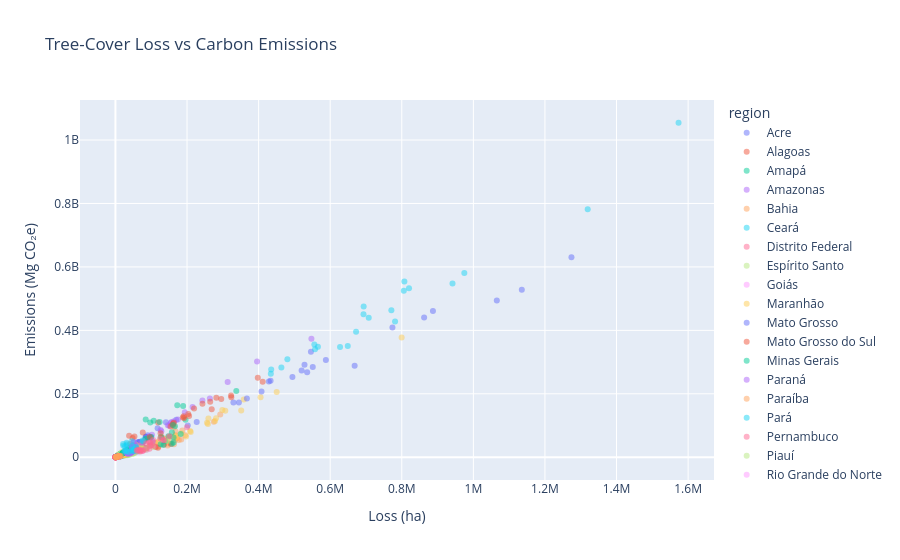

Source (notebook cell):
### Markdown cell above
## Annual Carbon vs Tree-Cover Loss

### Code cell
valid = processed[processed['carbon_emissions_Mg_CO2e'].notna()]
fig = px.scatter(
    valid, x='tc_loss_ha', y='carbon_emissions_Mg_CO2e',
    color='region', opacity=0.5,
    title='Tree-Cover Loss vs Carbon Emissions',
    labels={'tc_loss_ha': 'Loss (ha)', 'carbon_emissions_Mg_CO2e': 'Emissions (Mg CO₂e)'},
)
fig.show()
corr_val = valid[['tc_loss_ha', 'carbon_emissions_Mg_CO2e']].corr().iloc[0, 1]
print(f'Pearson r = {corr_val:.4f}')
